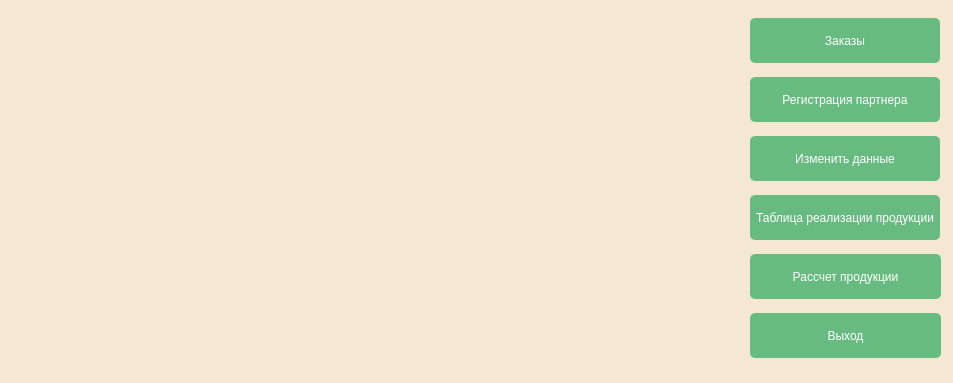
<?xml version="1.0" encoding="UTF-8"?>
<ui version="4.0">
 <class>Manager_win</class>
 <widget class="QDialog" name="Manager_win">
  <property name="geometry">
   <rect>
    <x>0</x>
    <y>0</y>
    <width>953</width>
    <height>383</height>
   </rect>
  </property>
  <property name="minimumSize">
   <size>
    <width>953</width>
    <height>380</height>
   </size>
  </property>
  <property name="windowTitle">
   <string>Мастер пол | Управление</string>
  </property>
  <property name="styleSheet">
   <string notr="true">background-color: rgb(244, 232, 211);</string>
  </property>
  <widget class="QWidget" name="layoutWidget">
   <property name="geometry">
    <rect>
     <x>750</x>
     <y>10</y>
     <width>191</width>
     <height>361</height>
    </rect>
   </property>
   <layout class="QVBoxLayout" name="verticalLayout">
    <item>
     <widget class="QPushButton" name="pushButton_edit_orders">
      <property name="maximumSize">
       <size>
        <width>190</width>
        <height>45</height>
       </size>
      </property>
      <property name="styleSheet">
       <string notr="true">QPushButton 
{     
background-color: #67BA80;  /* Цвет фона кнопки */    
color: white;  /* Цвет текста */     border-radius: 5px;  /* Скругленные углы */ 
}</string>
      </property>
      <property name="text">
       <string>Заказы</string>
      </property>
     </widget>
    </item>
    <item>
     <widget class="QPushButton" name="pushButton_partner_regist">
      <property name="maximumSize">
       <size>
        <width>190</width>
        <height>45</height>
       </size>
      </property>
      <property name="styleSheet">
       <string notr="true">QPushButton 
{     
background-color: #67BA80;  /* Цвет фона кнопки */    
color: white;  /* Цвет текста */     border-radius: 5px;  /* Скругленные углы */ 
}</string>
      </property>
      <property name="text">
       <string>Регистрация партнера</string>
      </property>
     </widget>
    </item>
    <item>
     <widget class="QPushButton" name="pushButton_edit_data">
      <property name="maximumSize">
       <size>
        <width>190</width>
        <height>45</height>
       </size>
      </property>
      <property name="styleSheet">
       <string notr="true">QPushButton 
{     
background-color: #67BA80;  /* Цвет фона кнопки */    
color: white;  /* Цвет текста */     border-radius: 5px;  /* Скругленные углы */ 
}</string>
      </property>
      <property name="text">
       <string>Изменить данные</string>
      </property>
     </widget>
    </item>
    <item>
     <widget class="QPushButton" name="pushButton_partners_products_realization">
      <property name="maximumSize">
       <size>
        <width>190</width>
        <height>45</height>
       </size>
      </property>
      <property name="styleSheet">
       <string notr="true">QPushButton 
{     
background-color: #67BA80;  /* Цвет фона кнопки */    
color: white;  /* Цвет текста */     border-radius: 5px;  /* Скругленные углы */ 
}</string>
      </property>
      <property name="text">
       <string>Таблица реализации продукции</string>
      </property>
     </widget>
    </item>
    <item>
     <widget class="QPushButton" name="pushButton_calculate_m">
      <property name="minimumSize">
       <size>
        <width>0</width>
        <height>45</height>
       </size>
      </property>
      <property name="styleSheet">
       <string notr="true">QPushButton 
{     
background-color: #67BA80;  /* Цвет фона кнопки */    
color: white;  /* Цвет текста */     border-radius: 5px;  /* Скругленные углы */ 
}</string>
      </property>
      <property name="text">
       <string>Рассчет продукции</string>
      </property>
     </widget>
    </item>
    <item>
     <widget class="QPushButton" name="pushButton_exit_m">
      <property name="minimumSize">
       <size>
        <width>0</width>
        <height>45</height>
       </size>
      </property>
      <property name="styleSheet">
       <string notr="true">QPushButton 
{     
background-color: #67BA80;  /* Цвет фона кнопки */    
color: white;  /* Цвет текста */     border-radius: 5px;  /* Скругленные углы */ 
}</string>
      </property>
      <property name="text">
       <string>Выход</string>
      </property>
     </widget>
    </item>
   </layout>
  </widget>
 </widget>
 <resources/>
 <connections/>
</ui>
